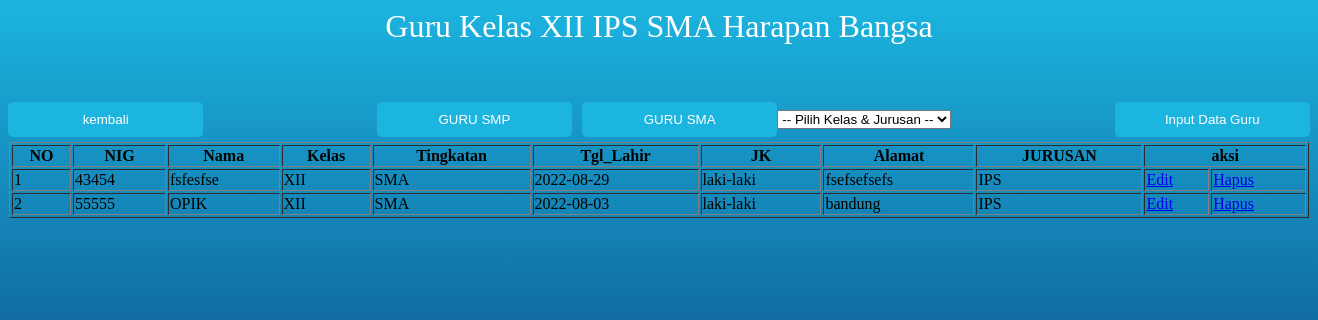
The app's page /guruxiiips.php (signed in) with its own data.
### tables this page shows
CREATE TABLE `guru` (
  `NIG` int(11) NOT NULL,
  `nama` varchar(50) NOT NULL,
  `tgl_lahir` date NOT NULL,
  `jk` varchar(20) NOT NULL,
  `alamat` varchar(225) NOT NULL,
  `kelas` varchar(10) NOT NULL,
  `Tingkatan` varchar(10) NOT NULL,
  `nama_jurusan` varchar(50) DEFAULT NULL
);

### user_gurusma.php (called while the page is built, shortened)
<?php
class UserGuru
{
    public function showDataXiiips()
	{
        $conn = new Koneksi();
        $db=$conn->metal();
		$stmt=$db->prepare("SELECT NIG,nama,kelas,Tingkatan,tgl_lahir,jk,alamat, nama_jurusan FROM guru where  kelas='XII' AND nama_jurusan='IPS'");
		$stmt->execute();
		return $stmt;
	}
}

### guruxiiips.php (the view, shortened to what this page needs)
<?php
require 'user_gurusma.php';
$obj = new UserGuru();
?>
<h1>Guru Kelas XII IPS SMA Harapan Bangsa</h1>
<link rel="stylesheet" type="text/css" href="css/smp.css">
<form action = "input_guru_sma.php" method ="POST" name="login">
<input type ="submit" class="tombol_input1" name = "submit" value = "Input Data Guru">
<center>
<table class= 'table table-bordered table-responsive'>
 <tr>
 <tr>
 <table border="1" width="1300px" >
 <tr>
     <th>NO</th>
     <th>NIG</th>
     <th>Nama</th>
     <th>Kelas</th>
     <th>Tingkatan</th>
     <th>Tgl_Lahir</th>
     <th>JK</th>
     <th>Alamat</th>
     <th>JURUSAN</th>
     <th colspan="5">aksi</th>
 </tr>
</center>
 <?php
$no=1;
	$data=$obj->showDataXiiips();
	if($data->rowCount()>0){
	while($row=$data->fetch(PDO::FETCH_ASSOC)){
?>
<tr>
	<td><?php echo $no; ?></td>
	<td><?php echo $row['NIG']; ?></td>
	<td><?php echo $row['nama']; ?></td>
    <td><?php echo $row['kelas']; ?></td>
    <td><?php echo $row['Tingkatan']; ?></td>
    <td><?php echo $row['tgl_lahir']; ?></td>
    <td><?php echo $row['jk']; ?></td>
    <td><?php echo $row['alamat']; ?></td>
    <td><?php echo $row['nama_jurusan']; ?></td>
    <td><a href="editguru.php?NIG=<?php echo $row['NIG']; ?>">Edit</a></td>
    <td><a href="proses_delete_guru.php?NIG=<?php echo $row['NIG']; ?>">Hapus</a></td>
    </tr>
    </form>
<?php
$no+=1; }
}else{
echo '<tr>
		<td> Not found</td>
    </tr>';
}
?>
 <form action = "guru.php" method ="POST" name="kembali">
<input type ="submit" class="tombol_kembali" name = "kembali" value = "kembali">
 </form>
 <form action = "gurusmp.php" method ="POST" name="gurusmp">
    <input type ="submit" class="tombol2" name = "gurusmp" value = "GURU SMP">
    </form>
    <form action = "gurusma.php" method ="POST" name="gurusma">
    <input type ="submit" class="tombol2" name = "gurusma" value = "GURU SMA">
    </form>
    <form action="" method="POST">
 <select  name="category" onChange="document.location.href=this.options[this.selectedIndex].value;">
 <option value="">-- Pilih Kelas & Jurusan -- </option>
 </select>
 </form>

### css/smp.css (style rules this page uses)
h1 { text-align: center; color: white; font-weight: 100; }
.tombol_input1 { background: #1cb5e0; color: white; font-size: 10pt; width: 15%; border: cornflowerblue; border-radius: 5px; padding: 10px 10px; margin-bottom: 5px; color :white; float:right; }
.tombol_kembali { background: #1cb5e0; color: white; font-size: 10pt; width: 15%; border: cornflowerblue; border-radius: 5px; padding: 10px 10px; margin-bottom: 5px; color :white; float:left; }
.tombol2 { background: #1cb5e0; color: white; font-size: 10pt; width: 15%; border: cornflowerblue; border-radius: 5px; padding: 10px 10px; margin-bottom: 5px; margin-left: 10px; color :white; }

### records on screen
guru: NIG "43454", nama "fsfesfse", kelas "XII", Tingkatan "SMA", tgl_lahir "2022-08-29", jk "laki-laki", alamat "fsefsefsefs", nama_jurusan "IPS"
guru: NIG "55555", nama "OPIK", kelas "XII", Tingkatan "SMA", tgl_lahir "2022-08-03", jk "laki-laki", alamat "bandung", nama_jurusan "IPS"
